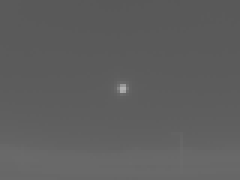
#> input picture scripts/test.png, 80 x 60 px (shown 3 times larger)
$ python saveThermalImage.py
#> lines starting #> are read from the running program, lines starting #| are printed output that depends on the picture
import cv2
import numpy as np

def saveThermalImage(img_path):
    # Load the grayscale IR image
#> called with img_path = 'test.png'
    image = cv2.imread(img_path, cv2.IMREAD_GRAYSCALE)
#> image is the input picture: shape (60, 80); min 88, max 176, mean 94.5

    # Normalize the image intensity values to the range [0, 1]
    normalized_image = cv2.normalize(image, None, 0, 255, cv2.NORM_MINMAX)
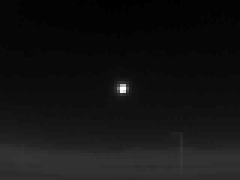
#> normalized_image: shape (60, 80) (shown 3 times larger); min 0, max 255, mean 18.8

    # Apply a colormap to simulate thermal colors
    thermal_image = cv2.applyColorMap(normalized_image, cv2.COLORMAP_JET)
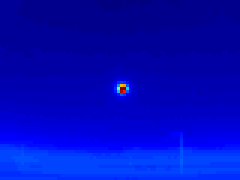
#> thermal_image: shape (60, 80, 3) (shown 3 times larger); mean B, G, R 190.9, 10.7, 0.3

    # Display the thermal image
    cv2.imshow('Thermal Image', thermal_image)
    cv2.waitKey(0)
    cv2.destroyAllWindows()

    # Save the thermal image
    cv2.imwrite('thermal_'+ img_path, thermal_image)

saveThermalImage('test.png')
